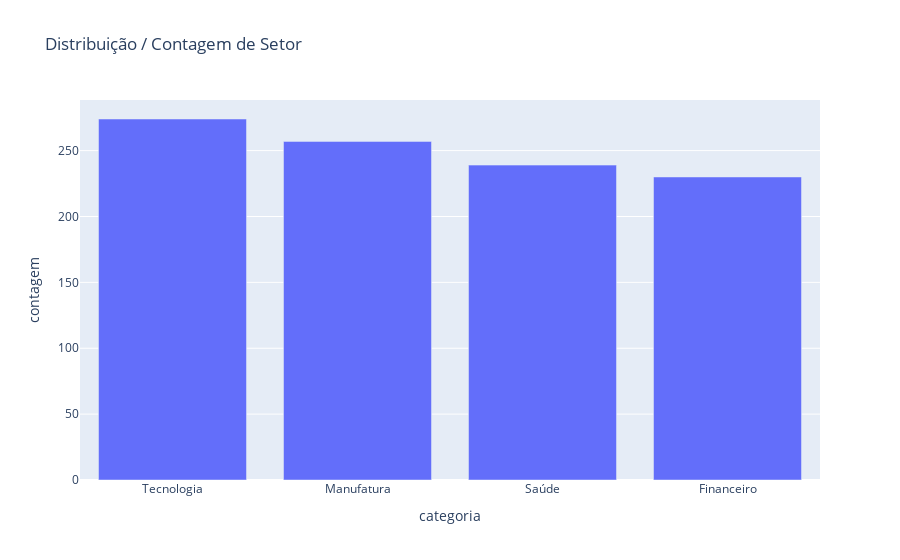
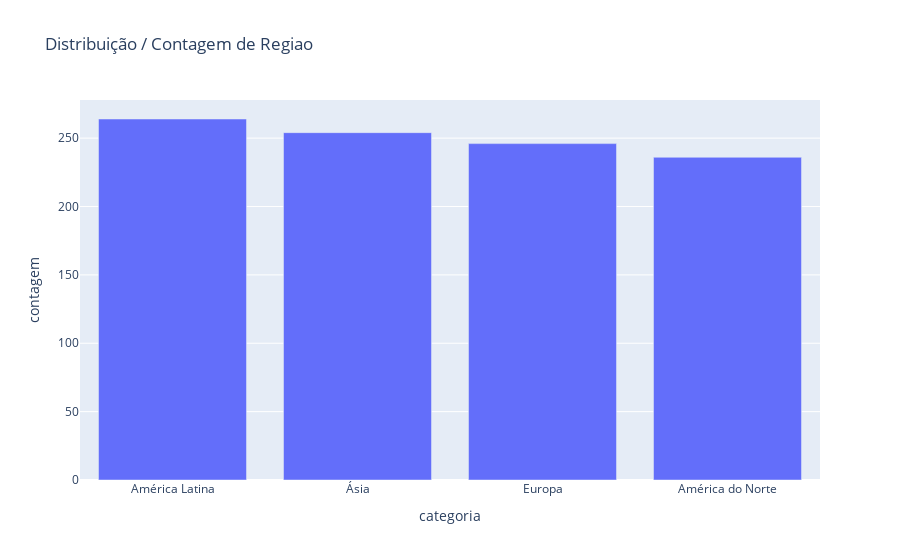
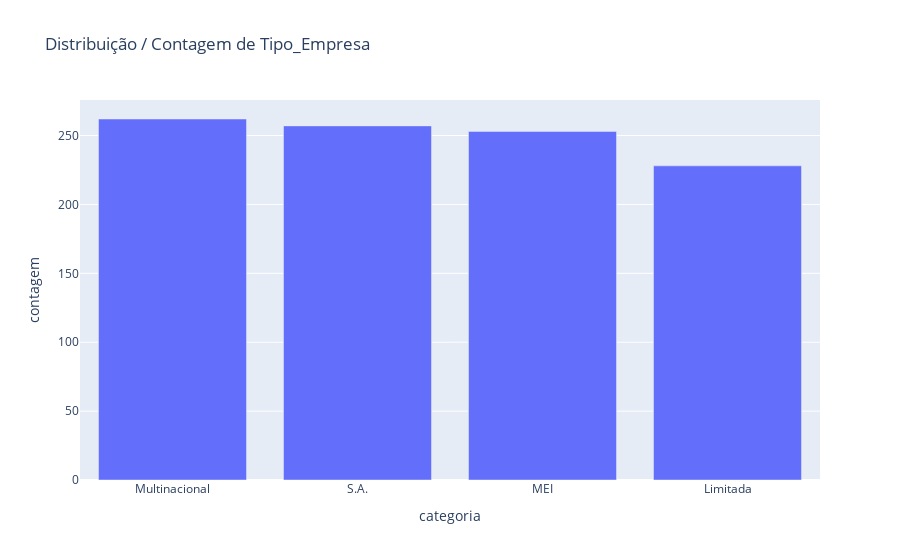
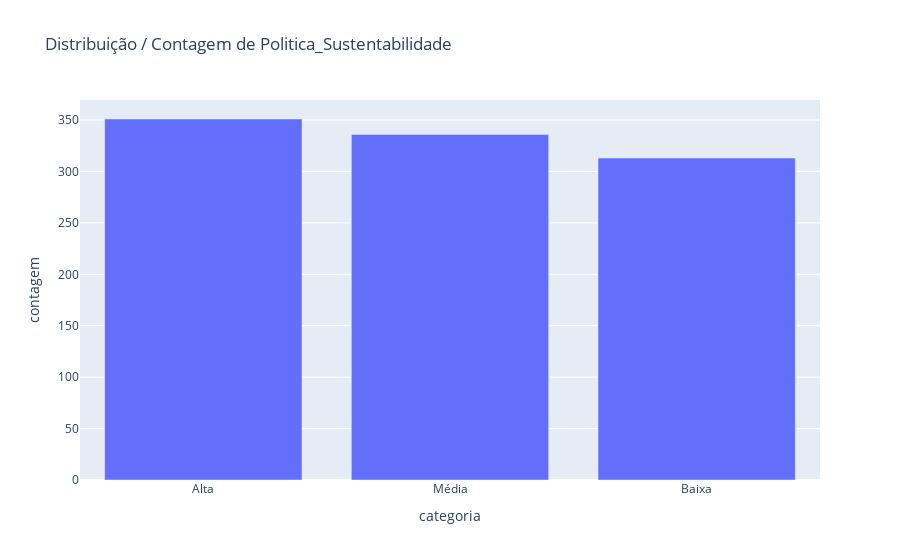

Notebook code cell kept with these figures, in order:
### Code cell
# Contagem de valores para features categóricas
for col in features_categoricas:
    # Criar DataFrame para contagem de cada tipo
    df_count = df_empresas[col].value_counts().reset_index()
    df_count.columns = ['categoria', 'contagem']

    fig = px.bar(df_count, x='categoria', y='contagem', title=f'Distribuição / Contagem de {col}')
    fig.show()

### Figure 1 — Plotly figure (JSON) as saved in the notebook; plotly's stock layout.template omitted (floating-point values rounded to 4 significant figures)
{"data": [{"hovertemplate": "categoria=%{x}<br>contagem=%{y}<extra></extra>", "legendgroup": "", "marker": {"color": "#636efa", "pattern": {"shape": ""}}, "name": "", "orientation": "v", "showlegend": false, "textposition": "auto", "type": "bar", "x": ["Tecnologia", "Manufatura", "Saúde", "Financeiro"], "xaxis": "x", "y": [274, 257, 239, 230], "yaxis": "y"}], "layout": {"barmode": "relative", "legend": {"tracegroupgap": 0}, "title": {"text": "Distribuição / Contagem de Setor"}, "xaxis": {"anchor": "y", "domain": [0, 1], "title": {"text": "categoria"}}, "yaxis": {"anchor": "x", "domain": [0, 1], "title": {"text": "contagem"}}}}

### Figure 2 — Plotly figure (JSON) as saved in the notebook; plotly's stock layout.template omitted (floating-point values rounded to 4 significant figures)
{"data": [{"hovertemplate": "categoria=%{x}<br>contagem=%{y}<extra></extra>", "legendgroup": "", "marker": {"color": "#636efa", "pattern": {"shape": ""}}, "name": "", "orientation": "v", "showlegend": false, "textposition": "auto", "type": "bar", "x": ["América Latina", "Ásia", "Europa", "América do Norte"], "xaxis": "x", "y": [264, 254, 246, 236], "yaxis": "y"}], "layout": {"barmode": "relative", "legend": {"tracegroupgap": 0}, "title": {"text": "Distribuição / Contagem de Regiao"}, "xaxis": {"anchor": "y", "domain": [0, 1], "title": {"text": "categoria"}}, "yaxis": {"anchor": "x", "domain": [0, 1], "title": {"text": "contagem"}}}}

### Figure 3 — Plotly figure (JSON) as saved in the notebook; plotly's stock layout.template omitted (floating-point values rounded to 4 significant figures)
{"data": [{"hovertemplate": "categoria=%{x}<br>contagem=%{y}<extra></extra>", "legendgroup": "", "marker": {"color": "#636efa", "pattern": {"shape": ""}}, "name": "", "orientation": "v", "showlegend": false, "textposition": "auto", "type": "bar", "x": ["Multinacional", "S.A.", "MEI", "Limitada"], "xaxis": "x", "y": [262, 257, 253, 228], "yaxis": "y"}], "layout": {"barmode": "relative", "legend": {"tracegroupgap": 0}, "title": {"text": "Distribuição / Contagem de Tipo_Empresa"}, "xaxis": {"anchor": "y", "domain": [0, 1], "title": {"text": "categoria"}}, "yaxis": {"anchor": "x", "domain": [0, 1], "title": {"text": "contagem"}}}}

### Figure 4 — Plotly figure (JSON) as saved in the notebook; plotly's stock layout.template omitted (floating-point values rounded to 4 significant figures)
{"data": [{"hovertemplate": "categoria=%{x}<br>contagem=%{y}<extra></extra>", "legendgroup": "", "marker": {"color": "#636efa", "pattern": {"shape": ""}}, "name": "", "orientation": "v", "showlegend": false, "textposition": "auto", "type": "bar", "x": ["Alta", "Média", "Baixa"], "xaxis": "x", "y": [351, 336, 313], "yaxis": "y"}], "layout": {"barmode": "relative", "legend": {"tracegroupgap": 0}, "title": {"text": "Distribuição / Contagem de Politica_Sustentabilidade"}, "xaxis": {"anchor": "y", "domain": [0, 1], "title": {"text": "categoria"}}, "yaxis": {"anchor": "x", "domain": [0, 1], "title": {"text": "contagem"}}}}
